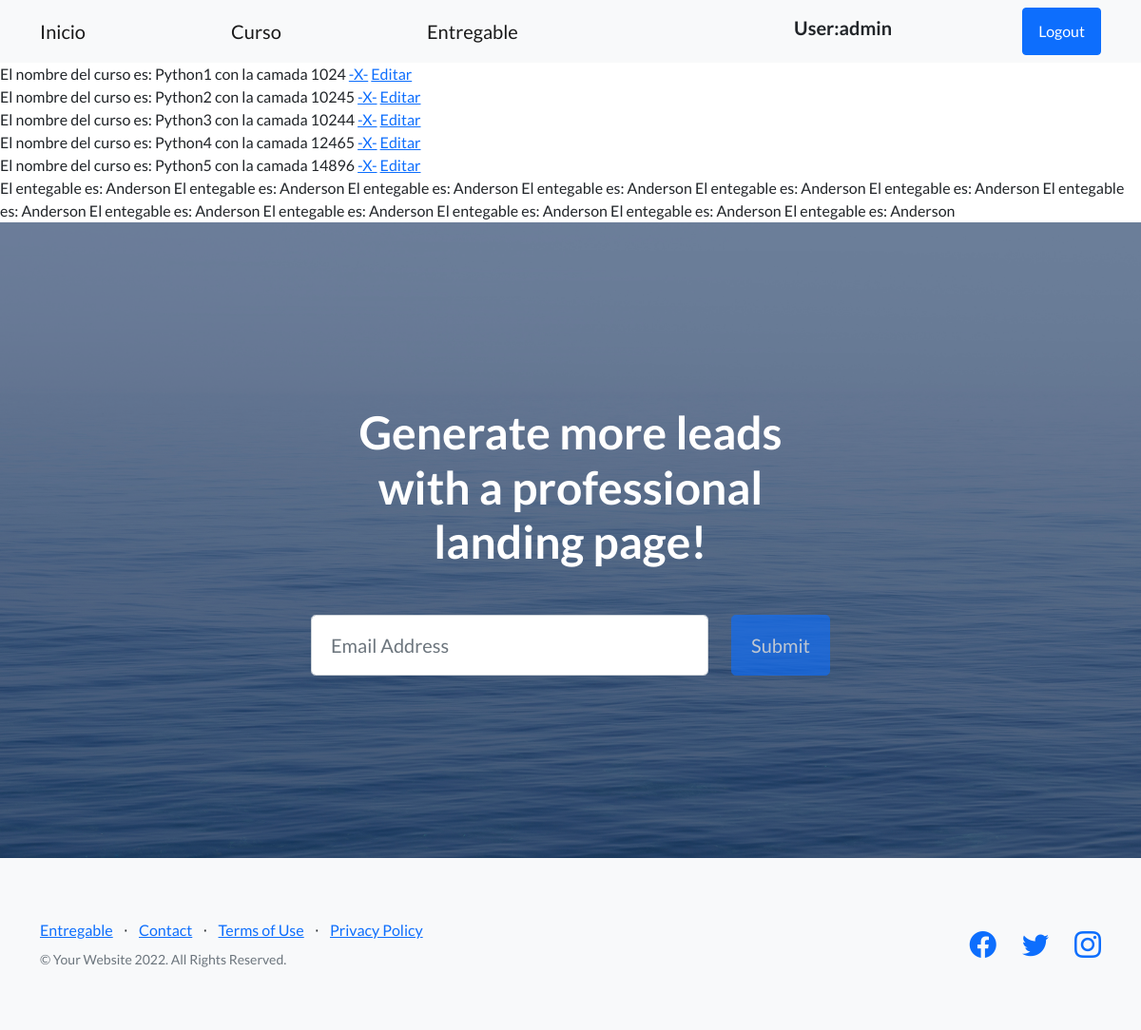
The page /AppCoder/curso/ (signed in) on the database as committed earlier.
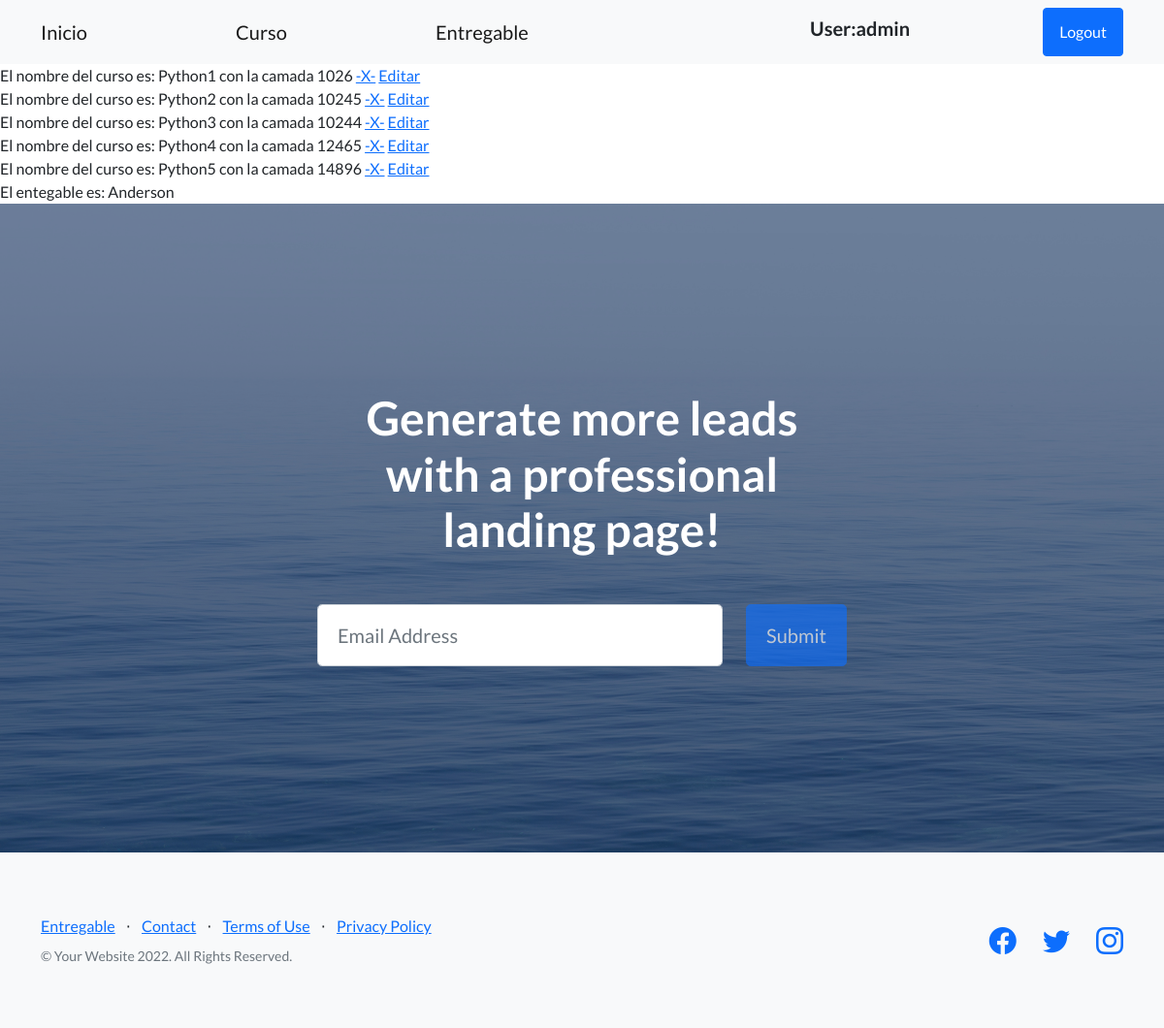
The same page on the database as committed later.
### AppCoder/models.py (models this page shows, shortened)
class Curso(models.Model):
    nombre = models.CharField(max_length=40)
    camada = models.IntegerField(unique=True)

class Entregable(models.Model):
    nombre = models.CharField(max_length=30)
    fecha_de_entrega = models.DateField()
    entregado = models.BooleanField()

### AppCoder/views.py (the view)
# urls.py: path('curso/', curso, name='AppCoderCurso'),
def curso(request):
    cursos = Curso.objects.all()
    entregables = Entregable.objects.all()
    contexto = {
        'object_list': cursos,
        'entregables': entregables
    }
    return render(request, 'AppCoder/curso.html', contexto)

### templates/AppCoder/curso.html (shortened to what this page needs)
{% extends 'index.html' %}
{% block inicio %}
    {% for curso in object_list %}
        El nombre del curso es: {{ curso.nombre }} con la camada {{ curso.camada }}
        <a href="{% url 'AppCoderEliminarCurso' curso.camada %}">-X-</a>
        <a href="{% url 'AppCoderEditarCurso' curso.camada %}"> Editar </a>
        <br>
    {% endfor %}
    {% for entregable in entregables %}
        El entegable es: {{ entregable.nombre }}
    {% endfor %}
{% endblock %}

Rows that differ between the two databases and show on the page:
removed Entregable: nombre "Anderson"
removed Entregable: nombre "Anderson"
removed Entregable: nombre "Anderson"
removed Entregable: nombre "Anderson"
removed Entregable: nombre "Anderson"
removed Entregable: nombre "Anderson"
removed Entregable: nombre "Anderson"
removed Entregable: nombre "Anderson"
removed Entregable: nombre "Anderson"
removed Entregable: nombre "Anderson"
removed Entregable: nombre "Anderson"
changed Curso "Python1": camada "1024" → "1026"
